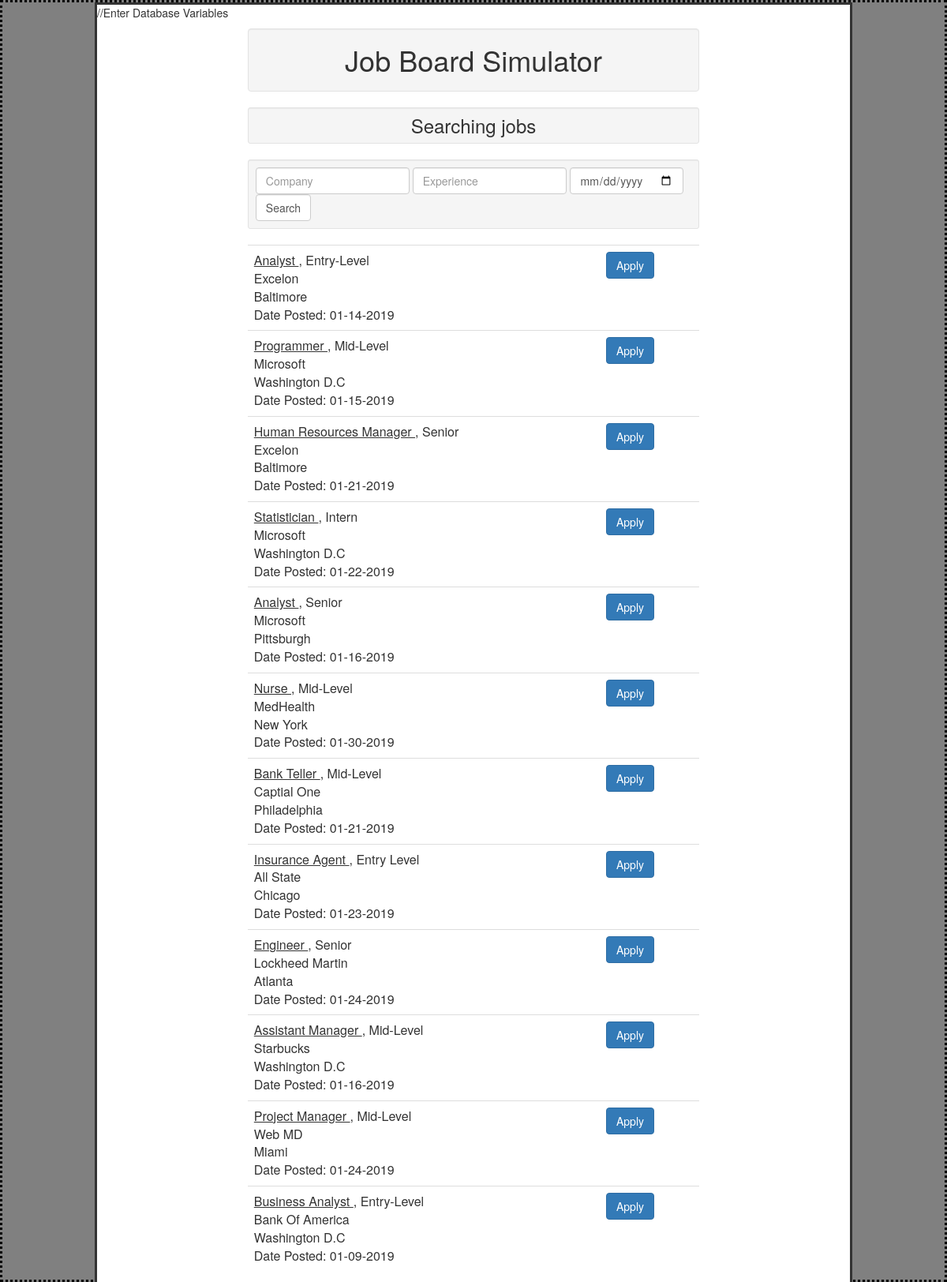
The app's page /results/results.php with its own data.
### tables this page shows
CREATE TABLE IF NOT EXISTS `posting` (
`id` int(11) NOT NULL,
  `date` date NOT NULL,
  `job` text NOT NULL,
  `experience` text NOT NULL,
  `location` text NOT NULL,
  `company` text NOT NULL
);

### private/functions.php (called while the page is built, shortened)
<?php
function url_for($script_path) {
  return WWW_ROOT . $script_path;
}
?>

### public/results/queries.php (called while the page is built, shortened)
<?php
    $conn = db_connect();
?>
<?php
    $Company = '';
    $Experience= '';
    $Job= $_GET['job'];
    $Location= $_GET['location'];
      $sql_results = "SELECT id, date, job, location, company, experience
              FROM posting
              WHERE job LIKE '%$Job%'
              AND location LIKE '%$Location%'
              AND company LIKE '%$Company%'
              AND experience LIKE '%$Experience'";
      $result = $conn->query($sql_results);
?>

### public/results/results.php (the view, shortened to what this page needs)
<?php include(SHARED_PATH . '/header.php'); ?>
<?php include(PUBLIC_PATH. '/results/queries.php'); ?>
<div class="outline">
    <h3 class="well well-sm ">
      Searching <?php echo $Job ?> jobs
    </h3>
    <form class=" well well-sm form-inline" action="" method="post" >
      <input class="form-control" type="text" name="company" placeholder="Company"/>
      <input class= "form-control" list="experience" name="experience" placeholder="Experience">
      <input class="form-control"type="date" name= "date" placeholder="date posted" />
      <button class="form-control" type="submit">Search</button>
    </form>
    <br>
    <div class="aligntable">
    <table class="table table-hover">
        <?php  if (mysqli_num_rows($result) > 0) { ?>
          <?php while($row = mysqli_fetch_assoc($result)) { ?>
            <tr>
                <td>
                    <span class="jobtitle"> <?php echo $row['job'];?> </span>
                    <span>, <?php echo $row['experience'];?> </span>
                    <span class="tablelink"> <a class="btn btn-primary" href="apply.php?id=<?php echo $row['id']?>"> Apply </a> </span>
                    <div> <?php echo $row['company'];?></div>
                    <div><?php echo $row['location'];?></div>
                    <div> Date Posted: <?php echo date("m-d-Y", strtotime($row['date']));?> </div>
                </td>
            </tr>
            <?php } ?>
        <?php } else {
              echo "0 results";
        } ?>
    </table>
  </div>
</div>
<?php include(SHARED_PATH . '/footer.php'); ?>

### private/shared/header.php (shortened to what this page needs)
<!doctype html>
<html lang="en">
  <head>
      <link rel="stylesheet"  href="<?php echo url_for('/style/bootstrap/css/bootstrap.css'); ?>" />
      <link rel="stylesheet"  href="<?php echo url_for('/style/custom.css'); ?>" />
      <link rel="stylesheet"  href="<?php echo url_for('/style/table.css'); ?>" />
  </head>
  <body>
    <header>
      <h1 class=" well"> Job Board Simulator</h1>
    </header>

### private/shared/footer.php (shortened to what this page needs)
</body>
</html>

### public/style/custom.css (style rules this page uses)
html { border-style: dotted; background-color: gray; height: 100%; overflow: scroll; }
body { width:80%; border-style:solid; left:10%; right:10%; position:absolute; height: 100%; overflow:scroll; }
h1 { border-style: solid; display: block; text-align: center; width: 60%; top:40%; position: relative; margin: 10px auto; }
h3 { border-style: solid; display: block; text-align: center; width: 60%; position: relative; margin: 10px auto; }
form { display: inline-block; width:60%; position:relative; left:20%; right:20%; }
input { border-style:dotted; }

### public/style/table.css (style rules this page uses)
.aligntable { display: block; position: absolute; left:20%; width: 60%; }
.jobtitle { text-decoration: underline; }
.tablelink { position: absolute; right:10%; }

### records on screen
posting: job "Analyst", experience "Entry-Level", company "Excelon", location "Baltimore", date "01-14-2019"
posting: job "Programmer", experience "Mid-Level", company "Microsoft", location "Washington D.C", date "01-15-2019"
posting: job "Human Resources Manager", experience "Senior", company "Excelon", location "Baltimore", date "01-21-2019"
posting: job "Statistician", experience "Intern", company "Microsoft", location "Washington D.C", date "01-22-2019"
posting: job "Analyst", experience "Senior", company "Microsoft", location "Pittsburgh", date "01-16-2019"
posting: job "Nurse", experience "Mid-Level", company "MedHealth", location "New York", date "01-30-2019"
posting: job "Bank Teller", experience "Mid-Level", company "Captial One", location "Philadelphia", date "01-21-2019"
posting: job "Insurance Agent", experience "Entry Level", company "All State", location "Chicago", date "01-23-2019"
posting: job "Engineer", experience "Senior", company "Lockheed Martin", location "Atlanta", date "01-24-2019"
posting: job "Assistant Manager", experience "Mid-Level", company "Starbucks", location "Washington D.C", date "01-16-2019"
posting: job "Project Manager", experience "Mid-Level", company "Web MD", location "Miami", date "01-24-2019"
posting: job "Business Analyst", experience "Entry-Level", company "Bank Of America", location "Washington D.C", date "01-09-2019"
